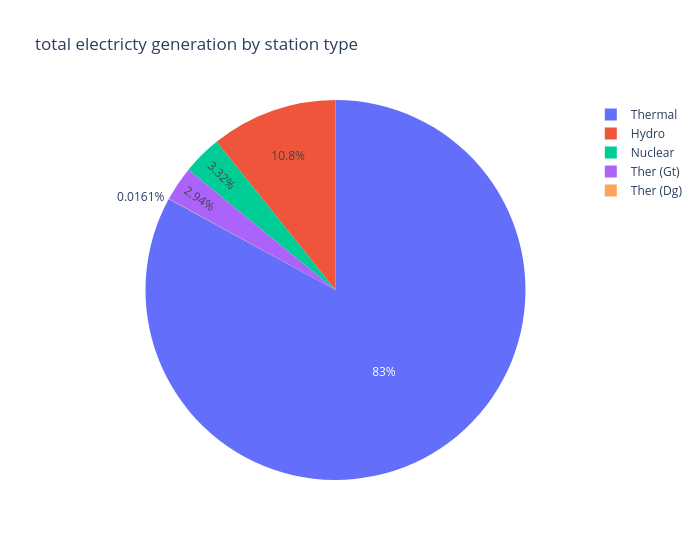

The cell this chart's notebook holds for it:
### Code cell
sector_pie = df.groupby('station_type')['todays_gen_act'].sum().reset_index()
sector_pie_fig=px.pie(data_frame=sector_pie,names='station_type',values='todays_gen_act',title='total electricty generation by station type',
                      width=700)
sector_pie_fig.show()

### Figure 1 — Plotly figure (JSON) as saved in the notebook; plotly's stock layout.template omitted (floating-point values rounded to 4 significant figures)
{"data": [{"domain": {"x": [0, 1], "y": [0, 1]}, "hovertemplate": "station_type=%{label}<br>todays_gen_act=%{value}<extra></extra>", "labels": ["Hydro", "Nuclear", "Ther (Dg)", "Ther (Gt)", "Thermal"], "legendgroup": "", "name": "", "showlegend": true, "type": "pie", "values": [1060000.0, 327100.0, 1587.0, 289400.0, 8164000.0]}], "layout": {"legend": {"tracegroupgap": 0}, "title": {"text": "total electricty generation by station type"}, "width": 700}}
